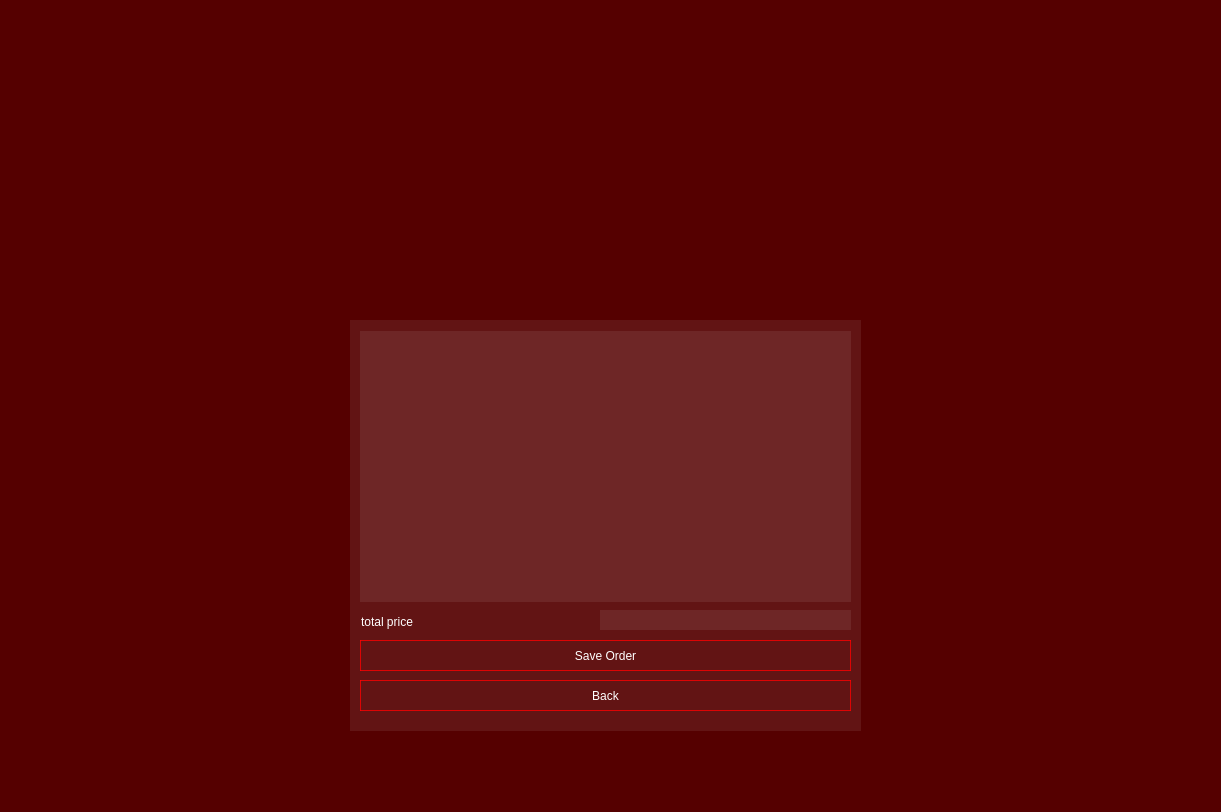
<?xml version="1.0" encoding="UTF-8"?>
<ui version="4.0">
 <class>shopping_basket</class>
 <widget class="QWidget" name="shopping_basket">
  <property name="geometry">
   <rect>
    <x>0</x>
    <y>0</y>
    <width>1221</width>
    <height>812</height>
   </rect>
  </property>
  <property name="windowTitle">
   <string>Form</string>
  </property>
  <property name="styleSheet">
   <string notr="true">background-color: rgb(85, 0, 0);</string>
  </property>
  <widget class="QWidget" name="widget" native="true">
   <property name="geometry">
    <rect>
     <x>350</x>
     <y>320</y>
     <width>511</width>
     <height>411</height>
    </rect>
   </property>
   <property name="styleSheet">
    <string notr="true">background-color: rgba(255,255,255,20);
border-top-right-radius: 0px;
border-bottom-right-radius: 0px;
border-bottom-left-radius: 0px;
border-top-left-radius: 0px;</string>
   </property>
   <widget class="QPushButton" name="back_button">
    <property name="geometry">
     <rect>
      <x>10</x>
      <y>360</y>
      <width>491</width>
      <height>31</height>
     </rect>
    </property>
    <property name="styleSheet">
     <string notr="true">color: rgb(255, 255, 255);
font: 700 16pt &quot;Segoe UI&quot;;
background-color: rgba(0,0,0,0);
border: none;
border-bottom: 1px solid rgba(255,0,0,200);
border-top: 1px solid rgba(255,0,0,200);
border-left: 1px solid rgba(255,0,0,200);
border-right: 1px solid rgba(255,0,0,200);
</string>
    </property>
    <property name="text">
     <string>Back</string>
    </property>
   </widget>
   <widget class="QPushButton" name="save_order_button">
    <property name="geometry">
     <rect>
      <x>10</x>
      <y>320</y>
      <width>491</width>
      <height>31</height>
     </rect>
    </property>
    <property name="styleSheet">
     <string notr="true">color: rgb(255, 255, 255);
font: 700 16pt &quot;Segoe UI&quot;;
background-color: rgba(0,0,0,0);
border: none;
border-bottom: 1px solid rgba(255,0,0,200);
border-top: 1px solid rgba(255,0,0,200);
border-left: 1px solid rgba(255,0,0,200);
border-right: 1px solid rgba(255,0,0,200);
</string>
    </property>
    <property name="text">
     <string>Save Order</string>
    </property>
   </widget>
   <widget class="QListWidget" name="bord_ListWidget">
    <property name="geometry">
     <rect>
      <x>10</x>
      <y>11</y>
      <width>491</width>
      <height>271</height>
     </rect>
    </property>
    <property name="styleSheet">
     <string notr="true">border-top-right-radius: 0px;
border-bottom-right-radius: 0px;
border-bottom-left-radius: 0px;
border-top-left-radius: 0px;</string>
    </property>
   </widget>
   <widget class="QLabel" name="label">
    <property name="geometry">
     <rect>
      <x>11</x>
      <y>291</y>
      <width>231</width>
      <height>21</height>
     </rect>
    </property>
    <property name="styleSheet">
     <string notr="true">font: 700 16pt &quot;Segoe UI&quot;;
color: rgb(255, 255, 255);
background-color: rgba(255,255,255,0);</string>
    </property>
    <property name="text">
     <string>total price</string>
    </property>
   </widget>
   <widget class="QLineEdit" name="price_lineedit">
    <property name="geometry">
     <rect>
      <x>250</x>
      <y>290</y>
      <width>251</width>
      <height>20</height>
     </rect>
    </property>
   </widget>
  </widget>
 </widget>
 <resources/>
 <connections/>
</ui>
